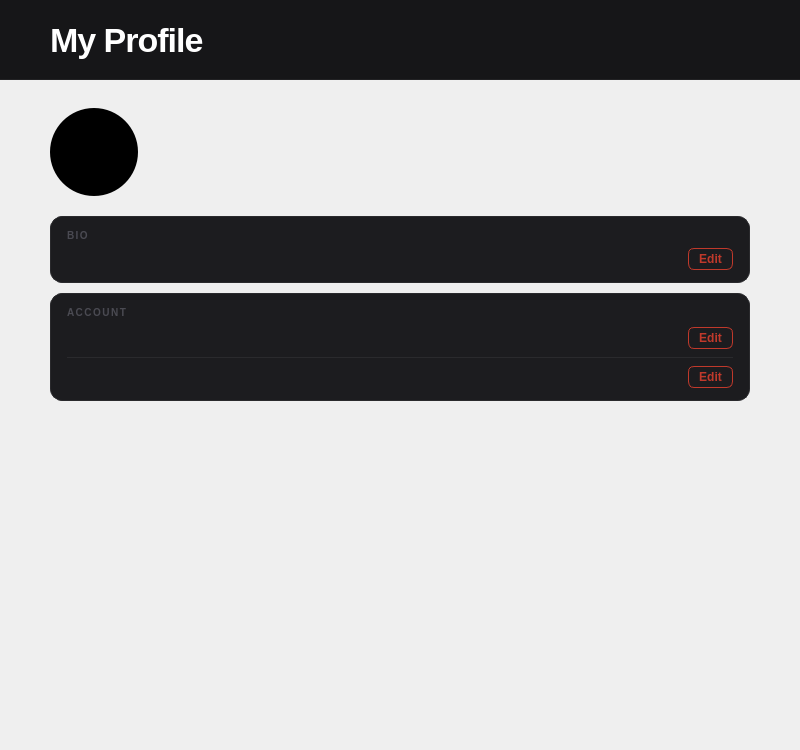
<?xml version="1.0" encoding="UTF-8"?>
<ui version="4.0">
 <class>Profile</class>
 <widget class="QWidget" name="Profile">
  <property name="geometry"><rect><x>0</x><y>0</y><width>800</width><height>750</height></rect></property>
  <property name="windowTitle"><string>Profile</string></property>
  <property name="styleSheet">
   <string notr="true">
QWidget#Profile { background-color: #161618; }
QWidget#profileHeader { background-color: #161618; border-bottom: 1px solid #222224; }
QLabel#labelProfileTitle { color: #ffffff; font-size: 34px; font-weight: 700; letter-spacing: -1px; }
QWidget#scrollAreaProfile { background: transparent; border: none; }
QScrollBar:vertical { background: #0f0e1a; width: 8px; border-radius: 4px; }
QScrollBar::handle:vertical { background: #2e2c50; border-radius: 4px; min-height: 30px; }
QScrollBar::add-line:vertical, QScrollBar::sub-line:vertical { height: 0; }
QWidget#avatarCircle { min-width: 88px; max-width: 88px; min-height: 88px; max-height: 88px; background-color: #000000; border-radius: 44px; }
QLabel#labelHeroUsername { color: #ffffff; font-size: 22px; font-weight: 700; }
QLabel#labelHeroGrade { color: #6b6b76; font-size: 13px; }
QLabel#labelSectionBio, QLabel#labelSectionAccount { color: #4a4a52; font-size: 10px; font-weight: 600; letter-spacing: 1.5px; }
QLabel#labelBioText { font-size: 14px; }
QLabel#labelFieldUsername, QLabel#labelFieldGrade { color: #6b6b76; font-size: 13px; min-width: 80px; max-width: 80px; }
QLabel#labelAccountValueUsername, QLabel#labelAccountValueGrade { color: #ffffff; font-size: 14px; }
QFrame#bioCard, QFrame#accountCard { background-color: #1c1c1f; border-radius: 12px; border: 1px solid #2a2a2d; }
QFrame#innerDivider { background-color: #2a2a2d; min-height: 1px; max-height: 1px; border: none; }
QPushButton#buttonEditBio, QPushButton#buttonEditUsername, QPushButton#buttonEditGrade {
    background-color: transparent; color: #c0392b; border: 1px solid #c0392b;
    border-radius: 6px; padding: 3px 10px; font-size: 12px; font-weight: 600;
}
QPushButton#buttonEditBio:hover, QPushButton#buttonEditUsername:hover, QPushButton#buttonEditGrade:hover {
    background-color: rgba(192, 57, 43, 0.12);
}
   </string>
  </property>
  <layout class="QVBoxLayout" name="pageProfileLayout">
   <property name="spacing"><number>0</number></property>
   <property name="leftMargin"><number>0</number></property>
   <property name="topMargin"><number>0</number></property>
   <property name="rightMargin"><number>0</number></property>
   <property name="bottomMargin"><number>0</number></property>
   <item>
    <widget class="QWidget" name="profileHeader" native="true">
     <property name="minimumSize"><size><width>0</width><height>80</height></size></property>
     <property name="maximumSize"><size><width>16777215</width><height>80</height></size></property>
     <layout class="QHBoxLayout" name="profileHeaderLayout">
      <property name="leftMargin"><number>50</number></property>
      <property name="topMargin"><number>0</number></property>
      <property name="rightMargin"><number>50</number></property>
      <property name="bottomMargin"><number>0</number></property>
      <item>
       <widget class="QLabel" name="labelProfileTitle">
        <property name="text"><string>My Profile</string></property>
       </widget>
      </item>
      <item>
       <spacer name="profileHeaderSpacer">
        <property name="orientation"><enum>Qt::Orientation::Horizontal</enum></property>
        <property name="sizeHint" stdset="0"><size><width>40</width><height>20</height></size></property>
       </spacer>
      </item>
     </layout>
    </widget>
   </item>
   <item>
    <widget class="QScrollArea" name="scrollAreaProfile">
     <property name="widgetResizable"><bool>true</bool></property>
     <property name="frameShape"><enum>QFrame::Shape::NoFrame</enum></property>
     <widget class="QWidget" name="scrollContentProfile">
      <property name="geometry"><rect><x>0</x><y>0</y><width>800</width><height>900</height></rect></property>
      <layout class="QVBoxLayout" name="layoutProfileContent">
       <property name="spacing"><number>0</number></property>
       <property name="leftMargin"><number>50</number></property>
       <property name="topMargin"><number>28</number></property>
       <property name="rightMargin"><number>50</number></property>
       <property name="bottomMargin"><number>40</number></property>
       <item>
        <layout class="QHBoxLayout" name="layoutHeroHeader">
         <property name="spacing"><number>20</number></property>
         <item><widget class="QWidget" name="avatarCircle"/></item>
         <item>
          <layout class="QVBoxLayout" name="layoutHeroText">
           <property name="spacing"><number>4</number></property>
           <item><widget class="QLabel" name="labelHeroUsername"/></item>
           <item><widget class="QLabel" name="labelHeroGrade"/></item>
          </layout>
         </item>
         <item>
          <spacer name="heroHSpacer">
           <property name="orientation"><enum>Qt::Orientation::Horizontal</enum></property>
           <property name="sizeHint" stdset="0"><size><width>40</width><height>20</height></size></property>
          </spacer>
         </item>
        </layout>
       </item>
       <item>
        <widget class="QWidget" name="gapHeroCards" native="true">
         <property name="minimumSize"><size><width>0</width><height>20</height></size></property>
         <property name="maximumSize"><size><width>16777215</width><height>20</height></size></property>
        </widget>
       </item>
       <item>
        <widget class="QFrame" name="bioCard">
         <layout class="QVBoxLayout" name="layoutBioCard">
          <property name="spacing"><number>6</number></property>
          <property name="leftMargin"><number>16</number></property>
          <property name="topMargin"><number>12</number></property>
          <property name="rightMargin"><number>16</number></property>
          <property name="bottomMargin"><number>12</number></property>
          <item><widget class="QLabel" name="labelSectionBio"><property name="text"><string>BIO</string></property></widget></item>
          <item>
           <layout class="QHBoxLayout" name="layoutBioRow">
            <property name="spacing"><number>12</number></property>
            <item><widget class="QLabel" name="labelBioText"/></item>
            <item>
             <spacer name="bioSpacer">
              <property name="orientation"><enum>Qt::Orientation::Horizontal</enum></property>
              <property name="sizeHint" stdset="0"><size><width>40</width><height>20</height></size></property>
             </spacer>
            </item>
            <item><widget class="QPushButton" name="buttonEditBio"><property name="text"><string>Edit</string></property></widget></item>
           </layout>
          </item>
         </layout>
        </widget>
       </item>
       <item>
        <widget class="QWidget" name="gapCards" native="true">
         <property name="minimumSize"><size><width>0</width><height>10</height></size></property>
         <property name="maximumSize"><size><width>16777215</width><height>10</height></size></property>
        </widget>
       </item>
       <item>
        <widget class="QFrame" name="accountCard">
         <layout class="QVBoxLayout" name="layoutAccountCard">
          <property name="spacing"><number>0</number></property>
          <property name="leftMargin"><number>16</number></property>
          <property name="topMargin"><number>12</number></property>
          <property name="rightMargin"><number>16</number></property>
          <property name="bottomMargin"><number>12</number></property>
          <item><widget class="QLabel" name="labelSectionAccount"><property name="text"><string>ACCOUNT</string></property></widget></item>
          <item>
           <widget class="QWidget" name="accountTopGap" native="true">
            <property name="minimumSize"><size><width>0</width><height>8</height></size></property>
            <property name="maximumSize"><size><width>16777215</width><height>8</height></size></property>
           </widget>
          </item>
          <item>
           <layout class="QHBoxLayout" name="layoutAccountRow1">
            <property name="spacing"><number>12</number></property>
            <item><widget class="QLabel" name="labelFieldUsername"/></item>
            <item><widget class="QLabel" name="labelAccountValueUsername"/></item>
            <item>
             <spacer name="accountRow1Spacer">
              <property name="orientation"><enum>Qt::Orientation::Horizontal</enum></property>
              <property name="sizeHint" stdset="0"><size><width>40</width><height>20</height></size></property>
             </spacer>
            </item>
            <item><widget class="QPushButton" name="buttonEditUsername"><property name="text"><string>Edit</string></property></widget></item>
           </layout>
          </item>
          <item>
           <widget class="QWidget" name="divGapTop" native="true">
            <property name="minimumSize"><size><width>0</width><height>8</height></size></property>
            <property name="maximumSize"><size><width>16777215</width><height>8</height></size></property>
           </widget>
          </item>
          <item><widget class="QFrame" name="innerDivider"/></item>
          <item>
           <widget class="QWidget" name="divGapBottom" native="true">
            <property name="minimumSize"><size><width>0</width><height>8</height></size></property>
            <property name="maximumSize"><size><width>16777215</width><height>8</height></size></property>
           </widget>
          </item>
          <item>
           <layout class="QHBoxLayout" name="layoutAccountRow2">
            <property name="spacing"><number>12</number></property>
            <item><widget class="QLabel" name="labelFieldGrade"/></item>
            <item><widget class="QLabel" name="labelAccountValueGrade"/></item>
            <item>
             <spacer name="accountRow2Spacer">
              <property name="orientation"><enum>Qt::Orientation::Horizontal</enum></property>
              <property name="sizeHint" stdset="0"><size><width>40</width><height>20</height></size></property>
             </spacer>
            </item>
            <item><widget class="QPushButton" name="buttonEditGrade"><property name="text"><string>Edit</string></property></widget></item>
           </layout>
          </item>
         </layout>
        </widget>
       </item>
       <item>
        <spacer name="bottomSpacer">
         <property name="orientation"><enum>Qt::Orientation::Vertical</enum></property>
         <property name="sizeHint" stdset="0"><size><width>20</width><height>40</height></size></property>
        </spacer>
       </item>
      </layout>
     </widget>
    </widget>
   </item>
  </layout>
 </widget>
 <layoutdefault spacing="6" margin="11"/>
 <resources><include location="../../assets/icons.qrc"/></resources>
 <connections/>
</ui>
